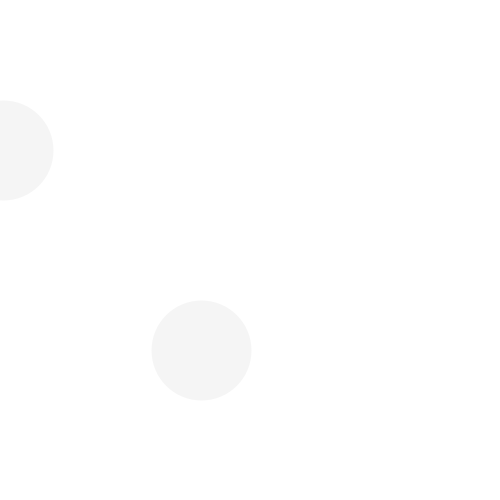
Frame 1 (no input)
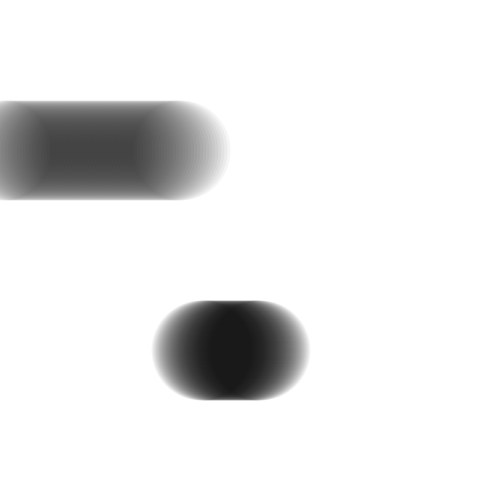
Frame 60 (the mouse pressed at the canvas centre just before this capture)
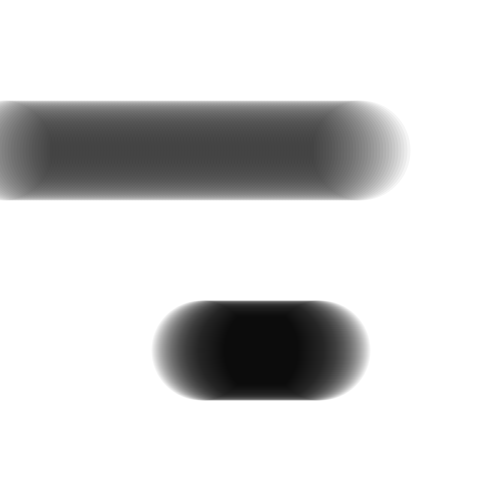
Frame 120 (the mouse held since frame 60 and released just before this capture)

The Processing sketch that drew these frames (run headless with seeded random() and noise(); from frame 60 on, the mouse is pressed at the canvas centre):

// Processing sketch: pierwszyRuch02CountWyscigi04
// ── pierwszyRuch02CountWyscigi04.pde
void setup()
{
  size(500, 500);
  strokeWeight(100);
  stroke(0, 10);
  background(255);
  frameRate(60);
}

void draw()
{
  point(frameCount*3, 150);
  point(frameCount+200, 350);
}
